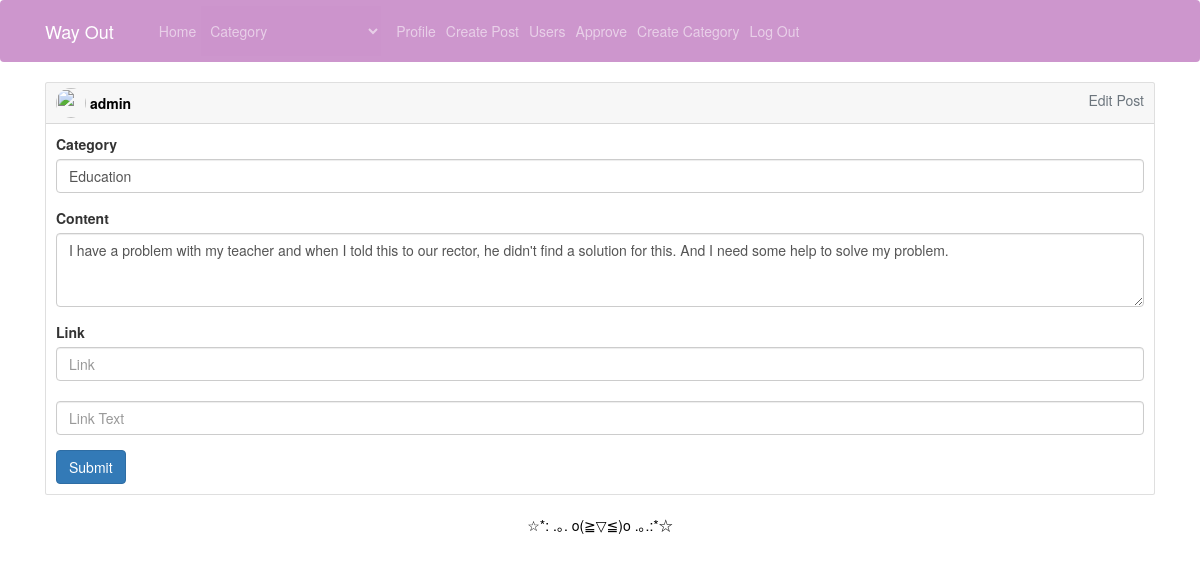
The page /edit_post/1 (signed in) on the database its author committed.
### app.py (models this page shows, shortened)
class User(UserMixin, db.Model):
    __tablename__= 'user'
    id = db.Column(db.Integer, primary_key=True)
    username = db.Column(db.String(100), unique=True)
    name = db.Column(db.String(50))
    surname = db.Column(db.String(50))
    password = db.Column(db.String(128))
    posts=db.relationship('Post', backref='owner')
    votes=db.relationship('Vote', backref='owner_vote')
    comments=db.relationship('Comment', backref='owner')
    is_admin = db.Column(db.Boolean,default = False)

class Post(db.Model):
    __tablename__= 'post'
    id = db.Column(db.Integer, primary_key=True)
    owner_id = db.Column(db.Integer , db.ForeignKey('user.id'))
    content = db.Column(db.Text)
    category = db.Column(db.Integer , db.ForeignKey('category.id'))
    link = db.Column(db.Text)
    link_text = db.Column(db.String(25))
    comments = db.relationship('Comment', backref='post')
    status = db.Column(db.Integer , default = 0)# 0 onaylanmadı | 1 onaylandı | 2 işleme alındı | 3 çözüldü
    votes=db.relationship('Vote', backref='owner_post')
    created_date = db.Column(db.DateTime,default=datetime.datetime.now)

class Category(db.Model):
    __tablename__= 'category'
    id = db.Column(db.Integer, primary_key=True)
    name = db.Column(db.String(100), unique=True)

### app.py (the view, shortened to what this page needs)
@app.route("/edit_post/<int:id>", methods=["POST","GET"])
@login_required
def edit_post(id):
    post=Post.query.filter_by(id=id).first()
    if not post:
        flash("Post couldn't be found!")
        return redirect(url_for('index'))
    if current_user.id!=post.owner.id and not current_user.is_admin:
        flash("Post couldn't be found!")
        return redirect(url_for('index'))
    return render_template("edit_post.html",post=Post.query.filter_by(id=id).first(),categorys=Category.query.all())

### app.py (called while the page is built)
@login_manager.user_loader
def load_user(user_id):
    return User.query.get(int(user_id))

### templates/edit_post.html (shortened to what this page needs)
{% extends "layout.html" %}
{% block body %}
<form method="POST" action="{{url_for('edit_post',id=post.id)}}">
<div class="card text-left">
    <a href="#" style="text-decoration: none;color:black;">
        <div class="card-header">
            <div class="row">
                <div class="col-sm-6 text-left">
                    <img class="rounded-circle" width="30" height="30"  src="https://chooksandchips.com/wp-content/uploads/2017/05/default2-1-1.jpg" data-holder-rendered="true">
                    <b><span class="align-middle">{{current_user.username}}</span></b>
                </div>
                <div class="col-sm-6 text-right text-muted">
                    <span class="align-middle">Edit Post</span>
                </div>
            </div>
        </div>
    </a>
    <div class="card-body">
      <div class="form-group">
        <label>Category</label>
        <select class="form-control" name="category">
        {% for i in categorys %}
          <option value="{{i.id}}" {% if i.id==post.category%}selected{%endif%}>{{i.name}}</option>
        {% endfor %}
        </select>
      </div>
      <div class="form-group">
        <label for="">Content</label>
        <textarea class="form-control" name="content" rows="3">{{post.content}}</textarea>
      </div>
      <div class="form-group">
        <label for="exampleInputPassword1">Link</label>
        <input type="text" class="form-control" name="link" id="" value="{{post.link}}" placeholder="Link"><br>
        <input type="text" class="form-control" name="link_name" id="" value="{{post.link_text}}" placeholder="Link Text">
      </div>
      <button type="submit" class="btn btn-primary">Submit</button>
    </div>
  </div>
</form>
{% endblock body %}

### templates/edit_post.html (style rules this page uses)
.card { margin-bottom: 20px; }

### rows shown on the page
User: username "admin"
Post: category "Education", content "I have a problem with my teacher and when I told this to our rector, he didn't find a solution for this. And I need some help to solve my problem."
